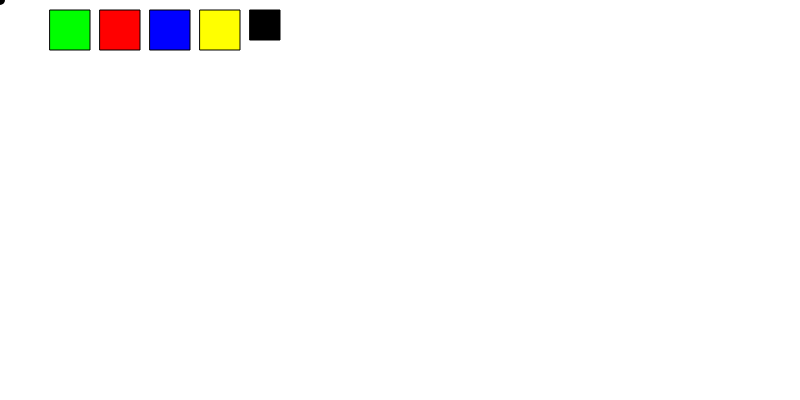
Frame 1 (no input)
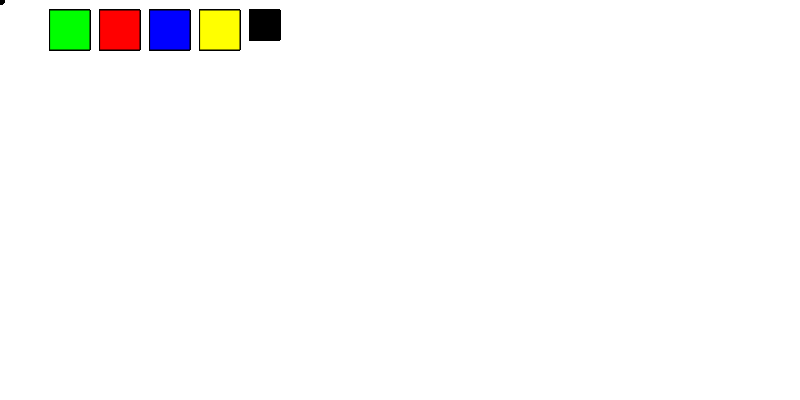
Frame 60 (no input)
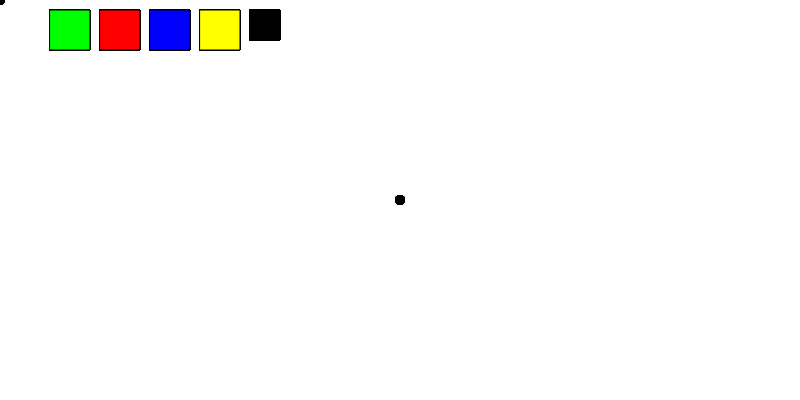
Frame 120 (the mouse pressed at the canvas centre since frame 60)

The p5.js sketch that drew these frames (run headless with seeded random() and noise() and a simulated clock; from frame 60 on, the mouse is pressed at the canvas centre):

// p5.js sketch
// ── sketch.js
var interfaceItems = [];
var brushWidth = 10;
var brushHeight = 10;

var buttonRedColor, buttonGreenColor, buttonBlueColor;



function setup() {
    createCanvas(800, 400);

    interfaceItems.push(new interface(50, 10, 40, color(0, 255, 0)));
    interfaceItems.push(new interface(100, 10, 40, color(255, 0, 0)));
    interfaceItems.push(new interface(150, 10, 40, color(0, 0, 255)));
    interfaceItems.push(new interface(200, 10, 40, color(255, 255, 0)));
    interfaceItems.push(new interface(250, 10, 30, color(0, 0, 0)));


    var redText = createP("Red");
    buttonRedColor = createSlider(0, 255, 0);
    var greenText = createP("Green");
    buttonGreenColor = createSlider(0, 255, 0);
    var blueText = createP("Blue");
    buttonBlueColor = createSlider(0, 255, 0);

}

function draw() {

    fill(buttonRedColor.value(), buttonGreenColor.value(), buttonBlueColor.value());
    noStroke();
    ellipse(mouseX, mouseY, brushWidth, brushHeight);
    interfaceItems[0].display();
    interfaceItems[1].display();
    interfaceItems[2].display();
    interfaceItems[3].display();
    interfaceItems[4].display();
    // console.log(interfaceItems[0].check());

    if (interfaceItems[0].check() == true) {
        interfaceItems[0].overlay = true;
    } else {
        interfaceItems[0].overlay = false;
    }

}

function mousePressed() {
    if (interfaceItems[0].check() == true) {
        brushWidth++;
    }

    if (interfaceItems[1].check() == true) {
        brushWidth--;
    }

    if (interfaceItems[2].check() == true) {
        brushHeight++;
    }

    if (interfaceItems[3].check() == true) {
        brushHeight--;
    }

    if (interfaceItems[4].check() == true) {
        clear();
    }

}

function interface(tempX, tempY, tempBoxSize, tempColor) {
    this.x = tempX;
    this.y = tempY;
    this.boxSize = tempBoxSize;
    this.setFill = tempColor;



    this.display = function () {

        fill(this.setFill);
        stroke(0, 0, 0);
        strokeWeight(1);
        rect(this.x, this.y, this.boxSize, this.boxSize);

    }

    this.check = function () {
        if (mouseX > this.x && mouseX < this.x + this.boxSize && mouseY > this.y && mouseY < this.y + this.boxSize) {
            this.overlay = true;
            return true;
        } else {
            this.overlay = false;
            return false;
        }
    }

}
